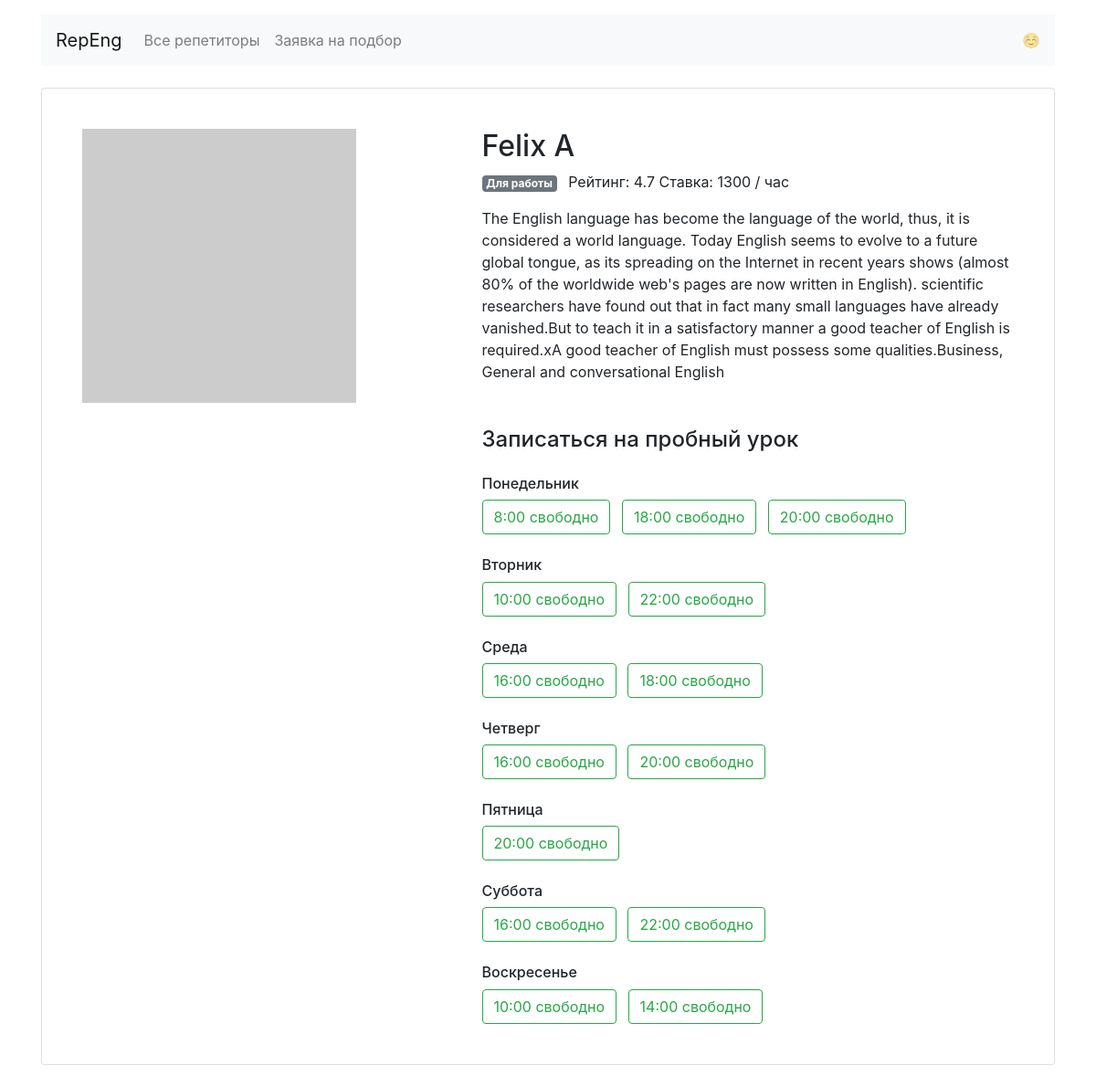
The page /profiles/3/ on the database its author committed.
### app.py (models this page shows)
class Teacher(db.Model):
    __tablename__ = 'teachers'
    id = db.Column(db.Integer, primary_key=True)
    name = db.Column(db.String(255), nullable=False)
    about = db.Column(db.String(2048), nullable=False)
    picture = db.Column(db.String(64), nullable=False)
    rating = db.Column(db.Float)
    price = db.Column(db.Integer, nullable=False)
    goals = db.Column(db.String(255), nullable=False)
    free = db.Column(db.String(1024), nullable=False)
    booking = db.relationship('Booking', back_populates='teacher')

### app.py (the view)
@app.route('/profiles/<teacher_id>/', )
def profile(teacher_id):
    teacher = db.session.query(Teacher).filter(Teacher.id == teacher_id).first()
    if teacher:
        teacher.free = json.loads(teacher.free)
        teacher.goals = json.loads(teacher.goals)
        return render_template('profile.html', goals=goals, teacher=teacher, weekdays=weekdays)
    return abort(404, description='Запрошенный преподователь не найден')

### templates/profile.html
{% extends 'base.html' %}
{% block container %}
<main class="container mt-3">
    <div class="card my-4 mx-auto">
        <div class="card-body m-2 m-md-4">
            <article class="row">
                <div class="col-5"><img src="{{ teacher['picture'] }}" class="img-fluid" alt=""></div>
                <div class="col-7">
                    <section class="teacher=info">
                        <h1 class="h2">{{ teacher.name }}</h1>
                        <p>
                            {% for goal in teacher.goals %}
                            <span class="badge badge-secondary mr-2">
                  {{ goals[goal][0] }}
                </span>
                            {% endfor %}
                            Рейтинг: {{ teacher.rating }} Ставка: {{ teacher.price }} / час
                        </p>
                        <p>{{ teacher.about }}</p>
                    </section>
                    <section class="available">
                        <h4 class="mb-4 mt-5">Записаться на пробный урок</h4>
                        {% for day,times in teacher.free.items() %}
                        <h6 class="mt-4">{{ weekdays[day] }}</h6>
                        {% if True in times.values() %}
                        {% for time, status in times.items() %}
                        {% if status==True %}
                        <a href="/booking/{{teacher['id']}}/{{day}}/{{time|replace(':00','')}}"
                           class="btn btn-outline-success mr-2">{{ time }} свободно</a>
                        {% endif %}
                        {% endfor %}
                        {% else %}
                        <p> Нет свободных мест </p>
                        {% endif %}
                        {% endfor %}
                    </section>
                </div>
            </article>
        </div>
    </div>
</main>
{% endblock %}

### rows shown on the page
Teacher: name "Felix A", rating "4.7", price "1300", about "The English language has become the language of the world, thus, it is considered a world language. Today English seems to evolve to a future global tongue, as its spreading on the Internet in recent years shows (almost 80% of the worldwide web's pages are now written in English). scientific researchers have found out that in fact many small languages have already vanished.But to teach it in a satisfactory manner a good teacher of English is required.xA good teacher of English must possess some qualities.Business, General and conversational English"

### other values the page prints
{{ goals[goal][0] }} "Для работы"
{{ weekdays[day] }} "Понедельник" "Вторник" "Среда" "Четверг" "Пятница" "Суббота" "Воскресенье"
{{ time }} "8:00" "18:00" "20:00" "10:00" "22:00" "16:00" "18:00" "16:00" "20:00" "20:00" "16:00" "22:00" "10:00" "14:00"
